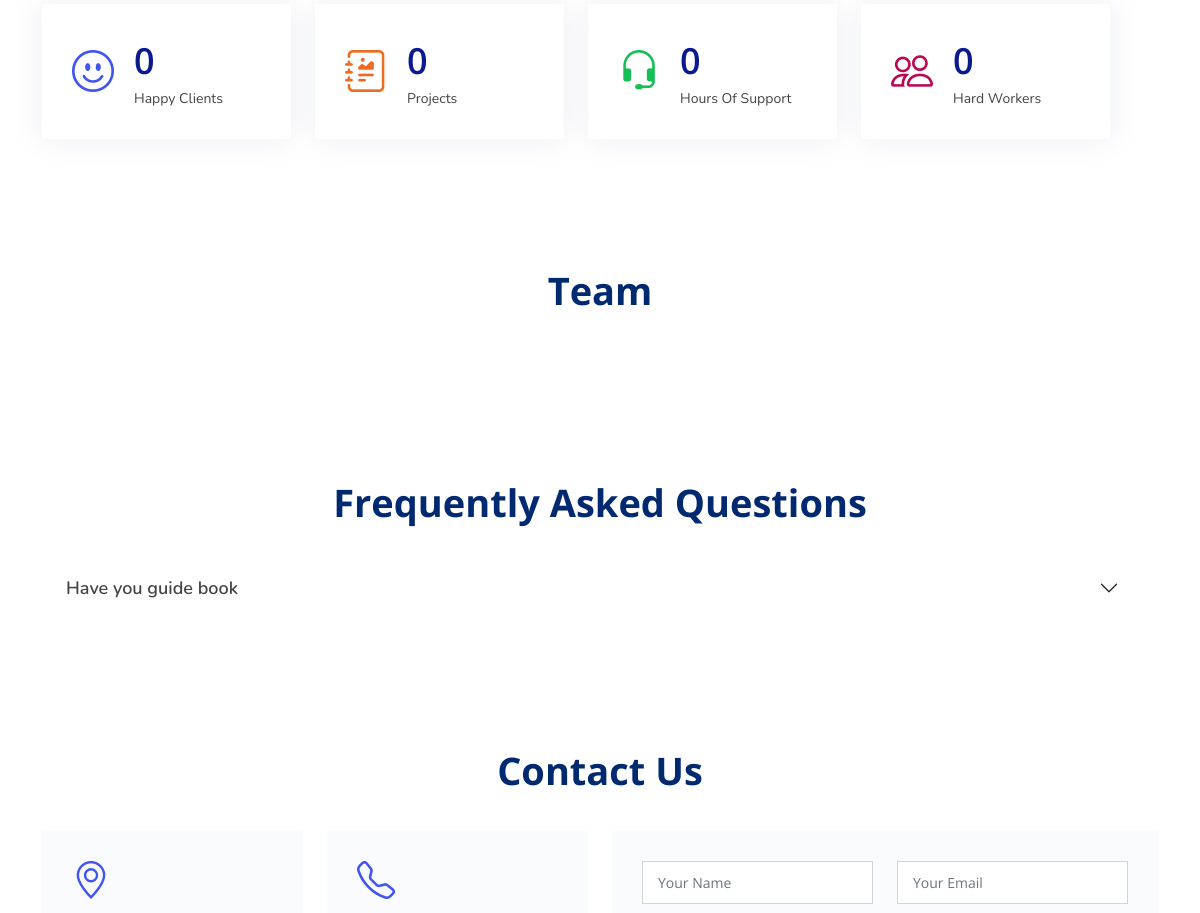
The app's page / (middle part), older data.
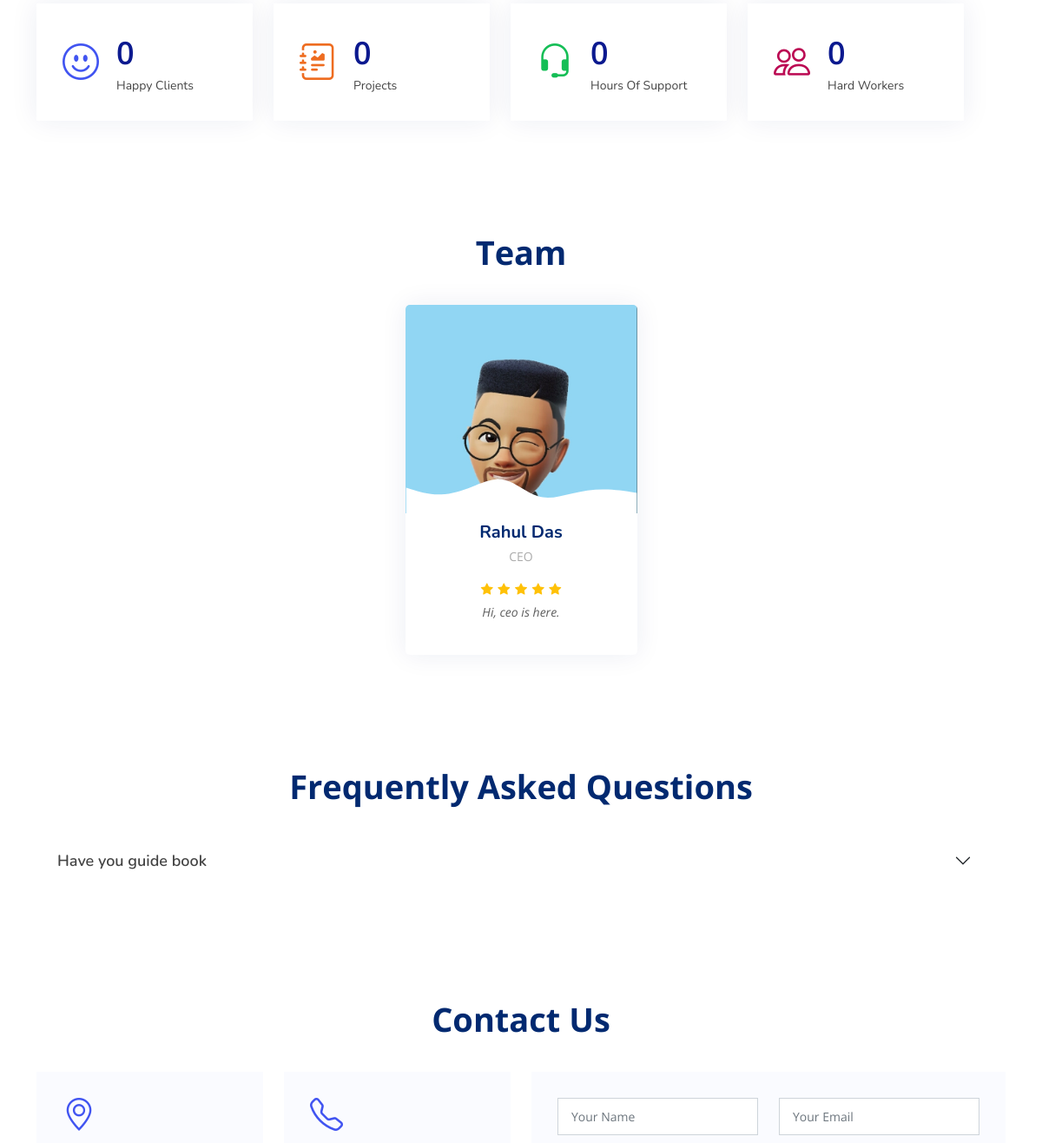
The same page, newer data.
### home/models.py (models this page shows, shortened)
class Faq(models.Model):
    id_no = models.AutoField(primary_key=True, unique=True)
    question = models.TextField()
    answer = models.TextField()

class Team_Member(models.Model):
    id_no = models.AutoField(primary_key=True, unique=True)
    name = models.CharField(max_length=100)
    post = models.CharField(max_length=100, choices=Post_Choice, default="CEO")
    image = models.ImageField(upload_to="team/")
    ratings = models.CharField(max_length=10, choices=Ratings_Choice, default="1")
    bio = models.TextField()

### home/views.py (the view)
# urls.py: path('', index, name="index"),
def index(request):
    faqs = Faq.objects.all()
    teammebers = Team_Member.objects.all().order_by('-ratings')
    user_info = show_user_info(request)
    blogCount = Blog.objects.all().count()
    if (blogCount>=1):
        blogsItems = Blog.objects.all().order_by('-date')[:3]
        contextBlogItems = {
            'blogs': blogsItems,
            'faqs': faqs,
            'teams': teammebers,
            'user_info': user_info,
            }
    else:
        contextBlogItems = {
            'faqs': faqs,
            'teams': teammebers,
            'user_info': user_info,
            }
    return render(request, "index.html", contextBlogItems)

### templates/index.html (shortened to what the changed rows need)
{% extends 'base.html' %} {% load static %}
{% block body %}
<main id="main">
  <section id="team" class="team">
        <div class="container" data-aos="fade-up">
        <div class="container" data-aos="fade-up">
    <div class="container" data-aos="fade-up">
      <div class="d-flex justify-content-center align-items-center gy-4">
        {% for team in teams %}
        <div
          class="col-lg-3 col-md-6 d-flex align-items-stretch"
          data-aos="fade-up"
          data-aos-delay="100"
        >
          <div class="member">
            <div class="member-img" style="height: 15rem">
              <img src="{{ team.image.url }}" class="img-fluid" alt="" />
            </div>
            <div class="member-info">
              <h4>{{ team.name }}</h4>
              <span>{{ team.post }}</span>
              <p>
                {% for value in team.ratings %}
                <i class="bi bi-star-fill"></i> {% endfor %} <br />
                {{ team.bio | truncatechars:100 }}
              </p>
            </div>
          </div>
        </div>
        {% endfor %}
            </div>
            </div>
      </div>
        </div>
  </section>
  <section id="faq" class="faq">
        <div class="container" data-aos="fade-up">
        <div class="container" data-aos="fade-up">
    <div class="container" data-aos="fade-up">
      <div class="row">
        <div class="col-lg-12">
          {% for faq in faqs %}
          <div class="accordion accordion-flush" id="faqlist1">
            <div class="accordion-item">
              <h2 class="accordion-header">
                <button
                  class="accordion-button collapsed"
                  type="button"
                  data-bs-toggle="collapse"
                  data-bs-target="#faq-content-{{ faq.id_no }}"
                >
                  {{ faq.question | capfirst }}
                </button>
              </h2>
            </div>
          </div>
          {% endfor %}
        </div>
            </div>
            </div>
      </div>
        </div>
  </section>
</main>
{% endblock body %}

Row changes from the older to the newer data that the page shows:
added Team_Member: image (picture), name "Rahul Das", post "CEO", ratings "dykfg" (drawn), bio "Hi, ceo is here."
